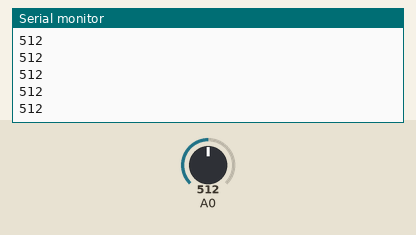
A sketch run on a simulated Arduino Uno, built with avr-gcc and run on an emulated ATmega328P. Parts: the last lines printed to the serial monitor. Inputs (shaded band) come from the test bench; at power-on: A0 = 512.

Above: at 1.2 s.
1.3 s: A0 set to 716
At 1.31 s:
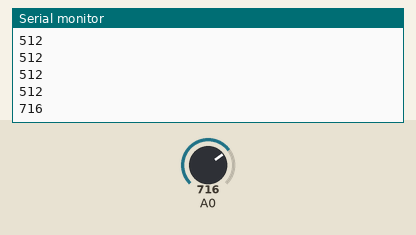
2.8 s: A0 set to 900
At 2.81 s:
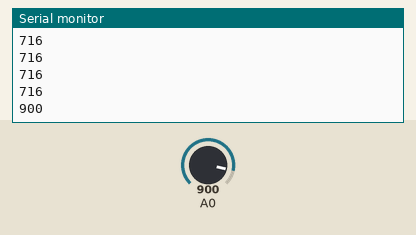
Timing chart, 0 to 5.8 s (numbered marks = the images above; inputs shaded):
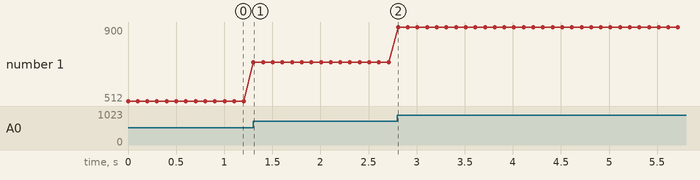

Measured:
- after the input at 1.3 s, the serial monitor: prints a new line at once (image 1)
- after the input at 2.8 s, the serial monitor: prints a new line at once (image 2)
- plotted number 1: 512 → 716 after the input at 1.3 s, 716 → 900 after the input at 2.8 s

The sketch:

sketch_sep29a.ino
```cpp
void setup() {
  // put your setup code here, to run once:
  Serial.begin(9600);
}

void loop() {
  // put your main code here, to run repeatedly:
  int nilaiSensor = analogRead(A0);
  Serial.println(nilaiSensor);
  delay (100);
}
```
